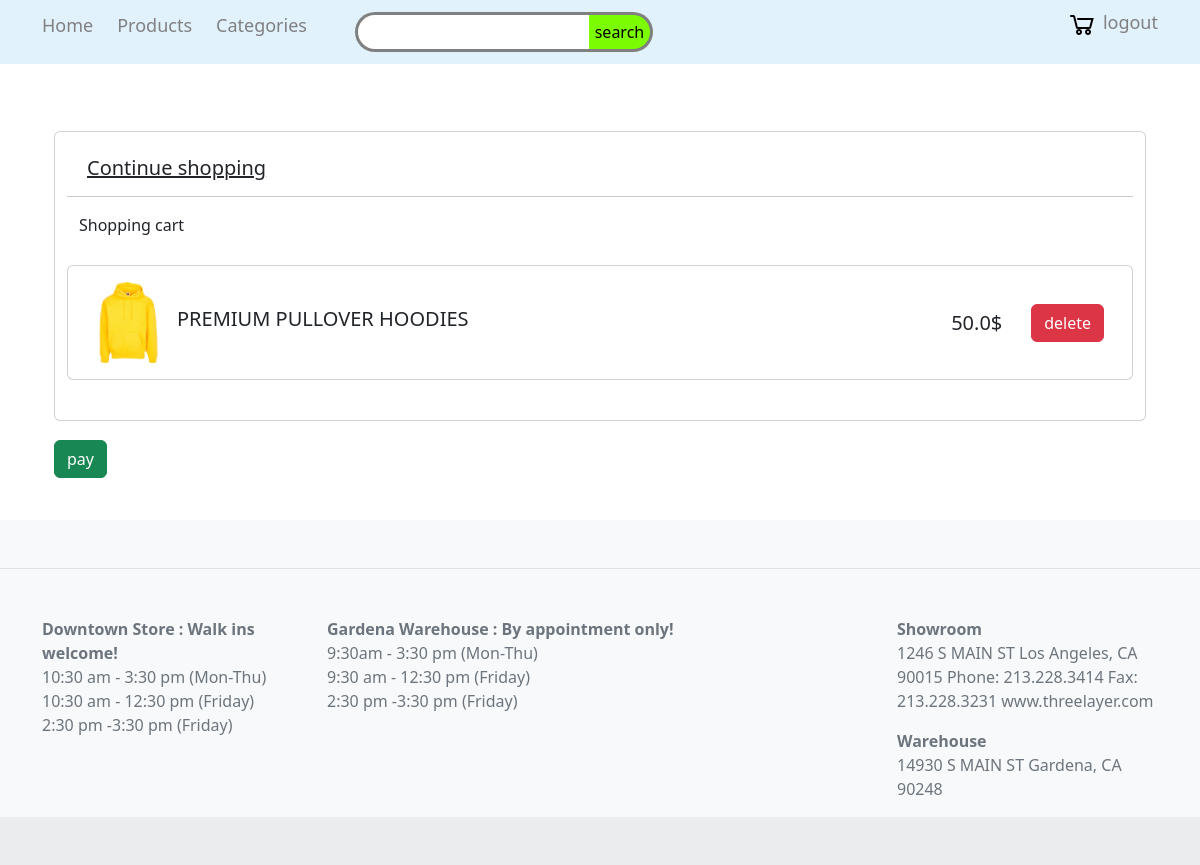
Screenshot of /cartdetile/ (signed in) with the database file from the repository.
### products/models.py (models this page shows, shortened)
class CartItem(models.Model):
    cart=models.ForeignKey('Cart',on_delete=models.CASCADE)
    product=models.ForeignKey('Product',on_delete=models.CASCADE)

class Product(models.Model):
    title=models.CharField(max_length=50)
    description=models.TextField(blank=True)
    avatar=models.ImageField(blank=True,upload_to='products/')
    is_enable=models.BooleanField(default=True)
    categories=models.ManyToManyField('Category',blank=True)
    created_time=models.DateTimeField(auto_now_add=True)
    updated_time=models.DateTimeField(auto_now=True)
    price=models.FloatField(default=50.0)
    is_top=models.BooleanField(default=False)

### products/views.py (the view, shortened to what this page needs)
# urls.py: path('cartdetile/',cartDetile),
def cartDetile(req):
    if req.method == "POST":
        if req.POST.get('search') != None:
            if req.POST.get('search') != '':
                return redirect('/search/' + req.POST.get('search'))
    cart=Cart.objects.get(user=req.user)
    cartitem=CartItem.objects.filter(cart=cart)
    return render(req,'products/cartdetile.html',{'cart':cart,'cartitem':cartitem})

### templates/products/cartdetile.html (shortened to what this page needs)
{% extends 'products/base.html' %}
{% block main %}
  <div class="container py-5 h-100">
    <div class="row d-flex justify-content-center align-items-center h-100">
      <div class="col">
        <div class="card">
          <div class="card-body p-4">
            <div class="row">
                <h5 class="mb-3"><a href="/products" class="text-body">Continue shopping</a></h5>
                <hr>
                <div class="d-flex justify-content-between align-items-center mb-4">
                  <div>
                    <p class="mb-1">Shopping cart</p>
                  </div>
                </div>
                  {% for item in cartitem %}
                <div class="card mb-3">
                  <div class="card-body">
                    <div class="d-flex justify-content-between">
                      <div class="d-flex flex-row align-items-center">
                        <div>
                          <img
                            src="/media/{{ item.product.avatar }}"
                            class="img-fluid rounded-3" alt="Shopping item" style="width: 65px;">
                        </div>
                        <div class="ms-3">
                          <h5>{{ item.product.title }}</h5>
                        </div>
                      </div>
                      <div class="d-flex flex-row align-items-center">
                        <div style="width: 80px;">
                          <h5 class="mb-0">{{ item.product.price }}$</h5>
                        </div>
                          <form method="post" >
                              <button class="btn btn-danger" name="{{ item.id }}">delete</button>
                          </form>
                      </div>
                    </div>
                  </div>
                </div>
                  {% endfor %}
            </div>
          </div>
        </div>
      </div>
    </div>
  <a href="/orderregister"  class="btn btn-success">pay</a>
  </div>
{% endblock %}

### rows the page displays
CartItem: product.avatar (picture), product "PREMIUM PULLOVER HOODIES", product.price "50.0"
